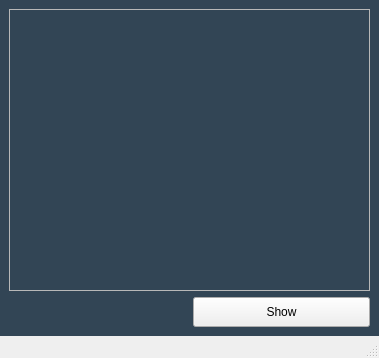
<?xml version="1.0" encoding="UTF-8"?>
<ui version="4.0">
 <class>MainWindow</class>
 <widget class="QMainWindow" name="MainWindow">
  <property name="geometry">
   <rect>
    <x>0</x>
    <y>0</y>
    <width>379</width>
    <height>358</height>
   </rect>
  </property>
  <property name="windowTitle">
   <string>MainWindow</string>
  </property>
  <property name="styleSheet">
   <string notr="true">#centralwidget{
	background-color: #324555; 
}
</string>
  </property>
  <widget class="QWidget" name="centralwidget">
   <layout class="QVBoxLayout" name="verticalLayout">
    <item>
     <widget class="QFrame" name="testFrame">
      <property name="mouseTracking">
       <bool>true</bool>
      </property>
      <property name="styleSheet">
       <string notr="true"/>
      </property>
      <property name="frameShape">
       <enum>QFrame::StyledPanel</enum>
      </property>
      <property name="frameShadow">
       <enum>QFrame::Raised</enum>
      </property>
      <layout class="QHBoxLayout" name="horizontalLayout_2"/>
     </widget>
    </item>
    <item>
     <layout class="QHBoxLayout" name="horizontalLayout">
      <item>
       <widget class="QLabel" name="label">
        <property name="sizePolicy">
         <sizepolicy hsizetype="Preferred" vsizetype="Fixed">
          <horstretch>0</horstretch>
          <verstretch>0</verstretch>
         </sizepolicy>
        </property>
        <property name="maximumSize">
         <size>
          <width>16777215</width>
          <height>30</height>
         </size>
        </property>
        <property name="text">
         <string/>
        </property>
       </widget>
      </item>
      <item>
       <widget class="QPushButton" name="pushButton">
        <property name="maximumSize">
         <size>
          <width>16777215</width>
          <height>30</height>
         </size>
        </property>
        <property name="text">
         <string>Show</string>
        </property>
       </widget>
      </item>
     </layout>
    </item>
   </layout>
  </widget>
  <widget class="QMenuBar" name="menubar">
   <property name="geometry">
    <rect>
     <x>0</x>
     <y>0</y>
     <width>379</width>
     <height>26</height>
    </rect>
   </property>
  </widget>
  <widget class="QStatusBar" name="statusbar"/>
 </widget>
 <resources/>
 <connections/>
</ui>
